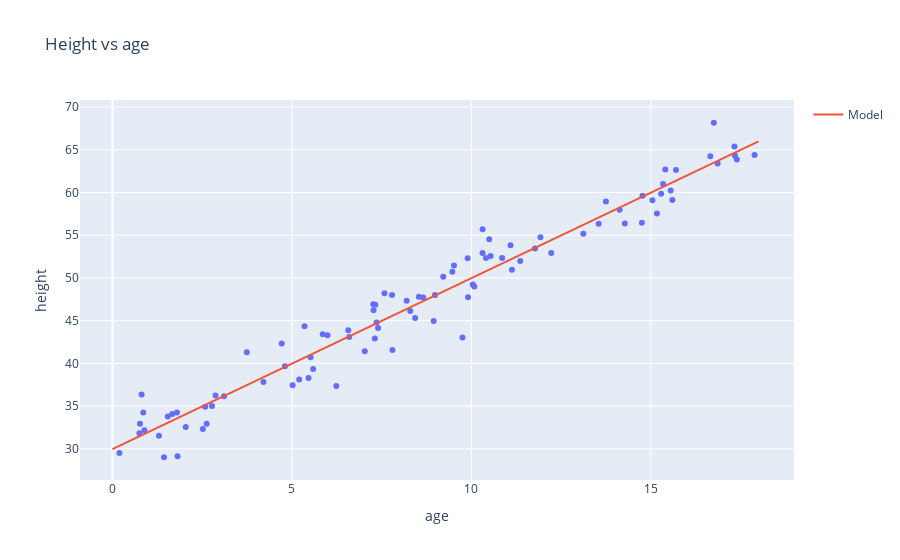

The cell this chart's notebook holds for it:
### Code cell
fig = px.scatter(x=ages,y=df['Height'],title='Height vs age',
                 labels={'x':'age','y':'height'})

fig.add_trace(go.Scatter(x=X_new.reshape(19),y=pred,mode = 'lines',
                         name='Model'))
fig.show()
